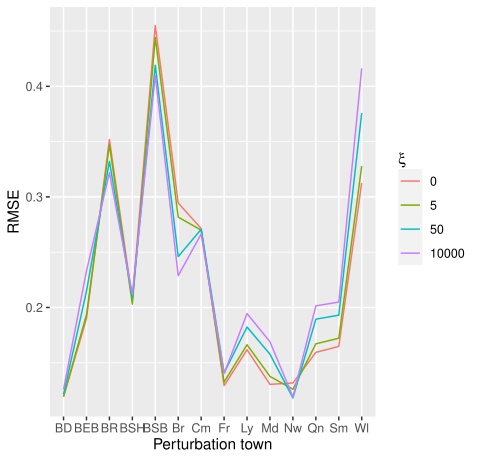

This figure's R source:
# GLARE for Boston Housing Data
#
# Date: 04.01.21     Author: Maic Rakitta
###############################################################################

library(glare)
library(mlbench)
library(ggplot2)
library(tidyr)

# Load data
data("BostonHousing2") # see help file why we use nr.2
bostonPrices <- BostonHousing2[, c("medv", "crim", "zn", "indus", "chas", "nox",
                                   "rm", "age", "dis", "rad", "tax", "ptratio",
                                   "b", "lstat", "town")]

# Explore data ----------------------------------------------------------------
plot(bostonPrices)
summary(bostonPrices)

library(Hmisc)
hist.data.frame(BostonHousing2[, c("medv", "crim", "zn", "indus", "nox",
                                   "rm", "age", "dis", "ptratio",
                                   "b", "lstat")])

hist(bostonPrices$medv) # right skewed and >0 suggests log-transform
hist(log(bostonPrices$medv))

hist(bostonPrices$crim)
hist(log(bostonPrices$crim))

hist(bostonPrices$zn)
hist(log(bostonPrices$zn))

hist(bostonPrices$nox)
hist(log(bostonPrices$nox))

hist(bostonPrices$rm)

hist(bostonPrices$age)
#hist(bostonPrices$age^2)

hist(bostonPrices$dis)
hist(log(bostonPrices$dis))

hist(bostonPrices$ptratio)
hist(bostonPrices$ptratio^2)

hist(bostonPrices$b)
hist(bostonPrices$b^2)

hist(bostonPrices$lstat)
hist(log(bostonPrices$lstat))

plot(bostonPrices$town, bostonPrices$nox)
plot(bostonPrices$nox[bostonPrices$town=="Boston Downtown"])

#suggested tranformations:
#rightskewed->log: medv, crim, dis, nox, zn        and lstat
#leftskwered->square: ptratio                      and b (even higher)
#non: indus, chas, rm, age (^2 results in U), rad, tax, town

# Correlation of continuous variables
cor(bostonPrices[, c("medv", "crim", "zn", "indus", "nox",
                     "rm", "age", "dis", "ptratio",
                     "b", "lstat")], bostonPrices$medv)
# -> lstat&ptratio high negative corr, rm high positive corr

bostonPrices$medv <- log(bostonPrices$medv)
colnames(bostonPrices)[1] <- "log_medv"

# Fit GLARE -------------------------------------------------------------------

# Towns with 15 and more observations
perturbation_towns <- c("Cambridge", "Boston Savin Hill", "Lynn",
                        "Boston Roxbury", "Newton", "Somerville",
                        "Boston South Boston", "Quincy", "Brookline",
                        "Boston East Boston", "Waltham", "Medford",
                        "Boston Dorchester", "Framingham")

fit_list <- list()

for (t in 1:length(perturbation_towns)) {
  
  print(paste(t, "of", length(perturbation_towns)))
  
  pert_town <- perturbation_towns[t]
  
  # Create observed and unobserved environment
  train_set <- bostonPrices[bostonPrices$town != pert_town, ]
  test_set <- bostonPrices[bostonPrices$town == pert_town, ]
  
  # Initialize and run GLARE
  xi_values <- c(0, 1, 5, 10, 50, 100, 10000)
  xi_len <- length(xi_values)
  
  b <- matrix(nrow = xi_len, ncol = 7)
  colnames(b) <- c("Intercept", "crim", "nox", "rm", "age", "dis", "lstat")
  b_se <- matrix(nrow = xi_len, ncol = 7)
  colnames(b_se) <- colnames(b)
  
  predictions <- matrix(nrow = xi_len, ncol = nrow(test_set))
  resid_pert <- matrix(nrow = xi_len, ncol = nrow(test_set))
  RMSE <- numeric(xi_len)
  
  logLik_indiv <- matrix(nrow = xi_len, ncol = nrow(test_set))
  logLik <- numeric(xi_len)
  
  pb_xi <- txtProgressBar(min = 0, max = xi_len, style = 3)
  for (i in 1:xi_len) {
    
    xi <- xi_values[i]
    
    fit_temp <- glare(formula = log_medv ~ crim + nox + rm +
                        age + dis + lstat,
                      A_formula = ~ town, data = train_set, xi = xi,
                      family = gaussian, type = "pearson")
    
    # Coefficients
    b[i, ] <- as.numeric(coef(fit_temp))
    b_se[i, ] <- fit_temp$coef_se
    
    # Predictions, Residuals and MSE
    predictions[i, ] <- predict(fit_temp, type = "response", newdata = test_set)
    resid_pert[i, ] <- test_set$log_medv - predictions[i, ]
    RMSE[i] <- sqrt(mean((resid_pert[i, ])^2))
    
    # Log-likelihood
    logLik_indiv[i, ] <- as.numeric(logLik(fit_temp, newdata = test_set,
                                           indiv = TRUE))
    logLik[i] <- as.numeric(quantile(logLik_indiv[i, ], 0.9))
    
    Sys.sleep(0.1)
    setTxtProgressBar(pb_xi, i)
  }
  close(pb_xi)
  
  fit_list[[t]] <- list(b, b_se, predictions, RMSE, logLik_indiv, logLik)
}

fit_list_stronCorrTown <- fit_list

path_name <- "C:/Users/maicr/Desktop/Github/MScAnchor/data sets/data_examples/bostonHousing/"
dir.create(paste(path_name, Sys.Date(), sep = ""))
save(fit_list_stronCorrTown, file = paste(paste(path_name, Sys.Date(), sep = ""), "/fit_list_stronCorrTown.Rdata", sep =""))

# Plots -----------------------------------------------------------------------

# Prepare data
xi_values <- c(0, 1, 5, 10, 50, 100, 10000)
xi_len <- length(xi_values)
load("C:/Users/maicr/Desktop/Github/MScAnchor/data sets/data_examples/bostonHousing/2021-01-07/fit_list.Rdata")

gg_data <- data.frame(matrix(ncol = 3, nrow = 0))
colnames(gg_data) <- c("test_town", "xi", "RMSE")

for (t in 1:length(perturbation_towns)) {
  
  test_town <- perturbation_towns[t]
  
  for (i in 1:xi_len) {
    
    xi <- xi_values[i]
    
    RMSE <- fit_list[[t]][[4]][i]
    
    data_temp <- data.frame(test_town, xi, RMSE)
    gg_data <- rbind(gg_data, data_temp)
  }
}

# Plot all
gg_data$xi <- factor(gg_data$xi, levels = c("0", "1", "5", "10", "50", "100", "10000"))

gg_data$test_town <- factor(gg_data$test_town)
names.arg <- levels(gg_data$test_town)
levels(gg_data$test_town) <- abbreviate(names.arg, minlength = 2, use.classes = TRUE,
                                        dot = FALSE, strict = FALSE,
                                        method = c("left.kept", "both.sides"), named = TRUE)

ggplot(gg_data, aes(y = RMSE, x = test_town, color = xi, group = xi)) +
  
  geom_line() +
  
  labs(color = expression(xi)) +
  ylab("RMSE") +
  xlab("Perturbation town")

# Plot 0, 5 , 50, 10000
gg_data2 <- gg_data[gg_data$xi %in% c(0,5,50,10000), ]

ggplot(gg_data2, aes(y = RMSE, x = test_town, color = xi, group = xi)) +
  
  geom_line() +
  
  labs(color = expression(xi)) +
  ylab("RMSE") +
  xlab("Perturbation town")

# citys with 50 as best:
# somerville, Boston East Boston, Medford, Boston Dorchester, Newton

# citys with xi_big as best:
# Boston South Boston, Brookline

# citys with 5 as best:
# Chambridge

# rest best with 0









# Create observed and unobserved environment
train_set <- bostonPrices[bostonPrices$town != "Medford", ]
test_set <- bostonPrices[bostonPrices$town == "Medford", ]

nrow(train_set)
nrow(test_set)

# Initialize and run GLARE
xi_values <- seq(0, 100, by = 1)

xi_values <- c(0, 5, 10, 20, 50, 100, 200, 400, 700, 1000)

xi_len <- length(xi_values)

b <- matrix(nrow = xi_len, ncol = 14)
colnames(b) <- c("Intercept", "crim", "zn", "indus", "chas", "nox", "rm", "age",
                 "dis", "rad", "tax", "ptratio", "b", "lstat")
b_se <- matrix(nrow = xi_len, ncol = 14)
colnames(b_se) <- c("Intercept", "crim", "zn", "indus", "chas", "nox", "rm",
                    "age", "dis", "rad", "tax", "ptratio", "b", "lstat")

predictions <- matrix(nrow = xi_len, ncol = nrow(test_set))
resid_pert <- matrix(nrow = xi_len, ncol = nrow(test_set))
RMSE <- numeric(xi_len)

logLik_indiv <- matrix(nrow = xi_len, ncol = nrow(test_set))
logLik <- numeric(xi_len)

pb <- txtProgressBar(min = 0, max = xi_len, style = 3)
for (i in 1:xi_len) {
  
  xi <- xi_values[i]
  
  fit_temp <- glare(formula = log_medv ~ crim + zn + indus + chas + nox + rm +
                      age + dis + rad + tax + ptratio + b + lstat,
                    A_formula = ~ town, data = train_set, xi = xi,
                    family = gaussian, type = "pearson")
  # 
  # fit_temp <- glare(formula = medv ~ crim + zn + indus + chas + nox + rm + age +
  #                     dis + rad + tax + ptratio + b + lstat,
  #                   A_formula = ~ town, data = train_set, xi = xi,
  #                   family = gaussian, type = "pearson")
  
  # resid_pert <- test_set$medv - predict(fit_temp,
  #                                            type = "response",
  #                                            newdata = test_set)
  
  # Coefficients
  b[i, ] <- as.numeric(coef(fit_temp))
  b_se[i, ] <- fit_temp$coef_se
  
  # Predictions, Residuals and MSE
  predictions[i, ] <- predict(fit_temp, type = "response", newdata = test_set)
  resid_pert[i, ] <- test_set$log_medv - predictions[i, ]
  RMSE[i] <- sqrt(mean((resid_pert[i, ])^2))
  
  # Log-likelihood
  logLik_indiv[i, ] <- as.numeric(logLik(fit_temp, newdata = test_set,
                                         indiv = TRUE))
  logLik[i] <- as.numeric(quantile(logLik_indiv[i, ], 0.9))
  
  Sys.sleep(0.1)
  setTxtProgressBar(pb, i)
}
close(pb)

#list_Medford2 <- list(b, b_se, predictions, RMSE, logLik_indiv, logLik)
#path_name <- "C:/Users/maicr/Desktop/Github/MScAnchor/data sets/data_examples/bostonHousing/"
#dir.create(paste(path_name, Sys.Date(), sep = ""))
#save(list_Medford2, file = paste(paste(path_name, Sys.Date(), sep = ""), "/list_Medford2.Rdata", sep =""))





# Fit GLARE for single xi
xi_big <- 10000
fit_big <- glare(formula = log_medv ~ crim + zn + indus + chas + nox + rm +
                   age + dis + rad + tax + ptratio + b + lstat,
                 A_formula = ~ town, data = train_set, xi = xi_big,
                 family = gaussian, type = "pearson")
b_big <- as.numeric(coef(fit_big))
b_se_big <- fit_big$coef_se
predictions_big <- predict(fit_big, type = "response", newdata = test_set)
resid_pert_big <- test_set$log_medv - predictions_big
RMSE_big <- sqrt(mean((resid_pert_big)^2))

b_big
RMSE_big



# Plots -----------------------------------------------------------------------

# Parameter plot
gg_data_b <- as.data.frame(cbind(xi_values, b))

library(dplyr)
df_b <- gg_data_b %>%
  select(xi_values, Intercept, crim, zn, indus, chas, nox, rm,
         age, dis, rad, tax, ptratio, b, lstat) %>%
  gather(key = "Variable", value = "value", -xi_values)
head(df_b)

ggplot(df_b, aes(x = xi_values, y = value)) + 
  geom_line(aes(color = Variable)) +
  ylab("Parameters") +
  xlab(expression(xi)) +
  geom_vline(xintercept = 0, linetype = "dashed")

# 0.9-quantile of log-likelihood plot
gg_data_log <- data.frame(logLik_pert = logLik, xi = xi_values)

ggplot(gg_data_log, aes(y = logLik_pert, x = xi)) +
  geom_line() +
  ylab("0.9-quantile of log-likelihood") +
  xlab(expression(xi)) +
  geom_vline(xintercept = 0, linetype = "dashed")

# MSE
gg_data <- data.frame(RMSE = RMSE, xi = xi_values)

ggplot(gg_data, aes(y = RMSE, x = xi)) +
  geom_line() +
  xlab(expression(xi))


gg_data2 <- gg_data[gg_data$xi <101,]

ggplot(gg_data2, aes(y = RMSE, x = xi)) +
  geom_line() +
  xlab(expression(xi))
